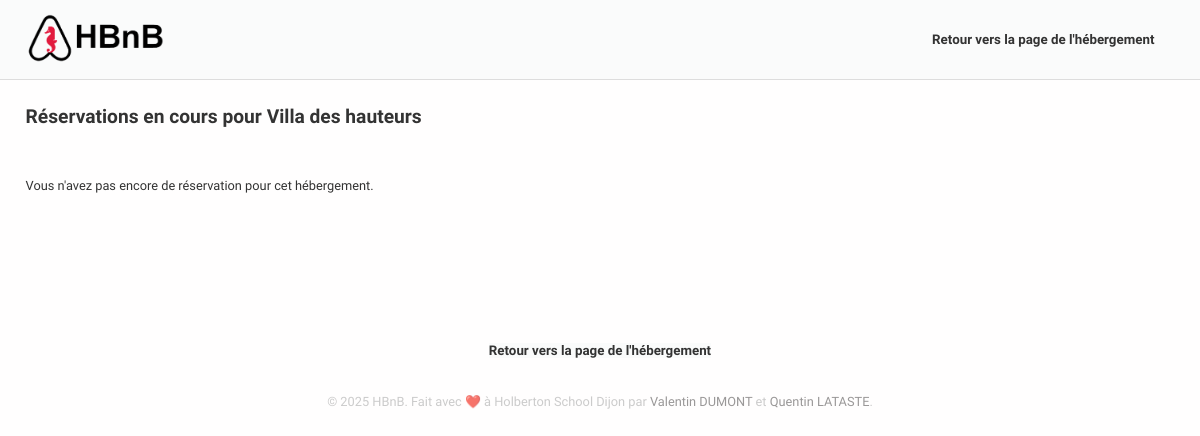
/place/bfac89c5-fa4a-4717-be18-107733cf80ce/bookings, run on an earlier commit of the app's database.
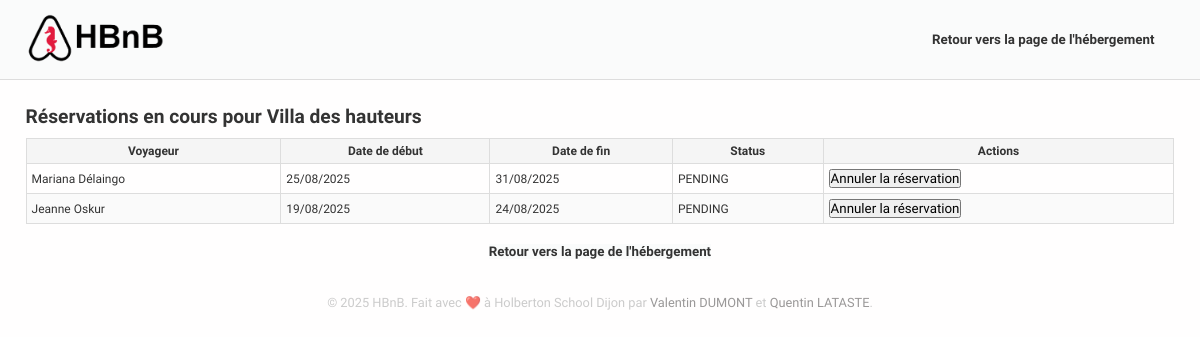
And on a later commit of the database.
### app/models/place.py (models this page shows, shortened)
class Place(db.Model):
    __tablename__ = 'place'
    id = db.Column(db.String, primary_key=True)
    title = db.Column(db.String(50), nullable=False)
    description = db.Column(db.String(1000), nullable=False)
    price = db.Column(db.Float, nullable=False)
    latitude = db.Column(db.Float, nullable=False)
    longitude = db.Column(db.Float, nullable=False)
    owner_id = db.Column(db.String, db.ForeignKey('user.id'), nullable=False)
    rating = db.Column(db.Float, nullable=True)
    created_at = db.Column(
        db.DateTime(timezone=True), default=lambda: datetime.now(timezone.utc),
        nullable=False)
    updated_at = db.Column(
        db.DateTime(timezone=True), default=lambda: datetime.now(timezone.utc),
        onupdate=datetime.now(timezone.utc)
        )
    photos_url = db.Column(db.JSON, default=list)
    amenities = db.relationship('Amenity', secondary=place_amenities,
                                back_populates='places')
    reviews = db.relationship("Review", back_populates='place_rel',
                              cascade='all, delete-orphan')
    bookings = db.relationship(Booking, back_populates='place_rel',
                               cascade='all, delete-orphan',
                               foreign_keys=[Booking.place])
    owner = db.relationship('User', back_populates='places')
    city_name = db.Column(db.String(128))
    __table_args__ = (
        CheckConstraint('price >= 0', name='check_price_positive'),
        CheckConstraint('rating >= 0 AND rating <= 5', name='check_rating'),
        CheckConstraint('latitude >= -90 AND latitude <= 90',
                        name='check_latitude'),
        CheckConstraint('longitude >= -180 AND longitude <= 180',
                        name='check_longitude')
    )

### app/models/booking.py (models this page shows, shortened)
class Booking(db.Model):
    __tablename__ = 'bookings'
    id = db.Column(db.String, primary_key=True)
    status = db.Column(
        db.String(20),
        default=BookingStatus.PENDING.value,
        nullable=False
        )
    place = db.Column(db.String, db.ForeignKey('place.id'), nullable=False)
    user = db.Column(db.String, db.ForeignKey('user.id'), nullable=False)
    start_date = db.Column(db.DateTime, nullable=False)
    end_date = db.Column(db.DateTime, nullable=False)
    created_at = db.Column(
        db.DateTime(timezone=True), default=lambda: datetime.now(timezone.utc), nullable=False
        )
    updated_at = db.Column(
        db.DateTime(timezone=True), default=lambda: datetime.now(timezone.utc),
        onupdate=datetime.now(timezone.utc)
        )
    place_rel = db.relationship(
        "Place",
        back_populates='bookings',
        foreign_keys=[place]
        )
    user_rel = db.relationship("User", back_populates='bookings')
    reviews = db.relationship('Review', back_populates='booking_rel')
    __table_args__ = (
        db.CheckConstraint(
            "status IN ('DONE', 'PENDING', 'CANCELLED')",
            name="check_booking_status"
        ),
    )

### app/models/user.py (models this page shows, shortened)
class User(db.Model):
    __tablename__ = 'user'
    id = db.Column(db.String, primary_key=True)
    first_name = db.Column(db.String(50), nullable=False)
    last_name = db.Column(db.String(50), nullable=False)
    email = db.Column(db.String(120), unique=True, nullable=False)
    hashed_password = db.Column(db.String(255), nullable=False)
    is_active = db.Column(db.Boolean, default=True)  # Allows disabling user
    is_admin = db.Column(db.Boolean, default=False)
    created_at = db.Column(
        db.DateTime(timezone=True), default=lambda: datetime.now(timezone.utc), nullable=False
        )
    updated_at = db.Column(
        db.DateTime(timezone=True), default=lambda: datetime.now(timezone.utc),
        onupdate=datetime.now(timezone.utc)
        )
    photo_url = db.Column(db.String(2048), nullable=True)
    places = db.relationship(Place, back_populates='owner',
                             cascade='all, delete-orphan')
    reviews = db.relationship(Review, back_populates='user',
                              cascade='all, delete-orphan')
    bookings = db.relationship(Booking, back_populates='user_rel',
                               cascade='all, delete-orphan')

### app/web/html_routes.py (the view)
@bp_web.route('/place/<place_id>/bookings')
def place_bookings(place_id):
    try:
        UUID(place_id)
    except ValueError:
        abort(400, description="Invalid UUID")
    try:
        verify_jwt_in_request()
        user_id = get_jwt_identity()
    except:
        user_id = None
    place = facade.get_place(place_id)
    if not place:
        abort(404, description="Place not found")
    current_user = None
    if user_id:
        current_user = facade.get_user(user_id)
    return render_template("place-all-bookings.html",
                           place=place,
                           bookings=place.bookings,
                           current_user=current_user)

### app/persistence/repository.py (called while the page is built)
    def get(self, obj_id):
        return self.model.query.get(str(obj_id))

### app/services/facade.py (called while the page is built)
    def get_place(self, place_id):
        return self.place_repo.get(place_id)

### templates/place-all-bookings.html (shortened to what this page needs)
<!DOCTYPE html>
<html lang="fr">
<head>
    <link rel="stylesheet" href="{{ url_for('static', filename='css/style.css') }}">
</head>
<body>
    <header class="header">
        <div class="header-logo">
            <a href="{{ url_for('web.index') }}">
                <img src = "{{ url_for('static', filename='images/logo.png') }}" alt="HBnB logo">
            </a>
        </div>
        <nav id="user-nav">
                <button class="back-btn" onclick="history.back()">Retour vers la page de l'hébergement</button>
        </nav>
    </header>
    <main>
        <div id="all-bookings-list">
            <h2>Réservations en cours pour {{ place.title }}</h2>
            {% set pending_bookings = bookings | selectattr("status", "equalto", "PENDING") | list %}
            {% if pending_bookings %}
                <table>
                <thead>
                    <tr>
                        <th>Voyageur</th>
                        <th>Date de début</th>
                        <th>Date de fin</th>
                        <th>Status</th>
                        <th>Actions</th>
                    </tr>
                </thead>
                <tbody>
                {% for booking in pending_bookings %}
                    <tr>
                    <td>{{ booking.user_rel.first_name }} {{ booking.user_rel.last_name }}</td>
                    <td>{{ booking.start_date.strftime("%d/%m/%Y") }}</td>
                    <td>{{ booking.end_date.strftime("%d/%m/%Y") }}</td>
                    <td>{{ booking.status }}</td>
                    <td>
                        <button class="cancel-booking-btn" data-id="{{ booking.id }}">Annuler la réservation</button>
                    </td>
                    </tr>
                {% endfor %}
            </tbody>
            </table>
            {% else %}
                <p>Vous n'avez pas encore de réservation pour cet hébergement.</p>
            {% endif %}
        </div>
        <div class="end-page-back">
        <button class="back-btn" onclick="history.back()">Retour vers la page de l'hébergement</button>
        </div>
    </main>
</body>
<footer>
    <div class="footer-content">
        <p>
            &copy; 2025 HBnB. Fait avec ❤️ à Holberton School Dijon par
            <a href="https://github.com/Proser-V">Valentin DUMONT</a> et <a href="https://github.com/loufi84">Quentin LATASTE</a>.
        </p>
    </div>
</footer>
</html>

### static/css/style.css (style rules this page uses)
* { box-sizing: border-box; margin: 0; padding: 0; font-family: "Cabin"; }
html { scroll-behavior: smooth; font-size: 80%; font-family: "Cabin" !important; }
:root { --color-primary: #fffefe; --color-header: #fafbfb; --text-color: #333; --light-text-color: #b9b9b9bc; --card-border-color : #ddd; --star-color: #b72121; --shadow-color: rgba(0,0,0,0.1); --overlay-color: rgba(0, 0, 0, 0.8); }
.header { display: flex; justify-content: space-between; background-color: var(--color-header); color: var(--text-color); align-items: center; padding: 1rem 2rem; border-bottom: 1px solid var(--card-border-color); z-index: 1000; width: 100%; box-sizing: border-box; margin: 0; }
.header-logo img { height: 50px; }
#user-nav { display: flex; align-items: center; gap: 10px; font-family: Arial, sans-serif; padding: 10px 20px; background-color: var(--color-header); }
.back-btn { text-decoration: none; font-weight: bold; color: var(--text-color); border: none; background-color: var(--color-header); cursor: pointer; }
.end-page-back { display: flex; justify-content: center; margin-top: 20px; }
body { background-color: var(--color-primary); color: var(--text-color); }
main { padding: 2rem; }
#all-bookings-list table { margin-top: 10px; width: 100%; border-collapse: collapse; text-align: left; font-size: 12px; color: var(--text-color); }
#all-bookings-list th, #all-bookings-list td { border: 1px solid var(--card-border-color); padding: 5px; }
#all-bookings-list th { text-align: center; }
#all-bookings-list thead { background-color: #f5f5f5; }
#all-bookings-list tbody tr:nth-child(even) { background-color: #fafafa; }
.footer-content { color: var(--light-text-color); text-align: center; padding: 10px; user-select: none; }
.footer-content a { text-decoration: inherit; color: #9a9898; }

What changed in the data, as far as the page shows it:
added Booking: user_rel.first_name "Mariana", user_rel.last_name "Délaingo", start_date "25/08/2025", end_date "31/08/2025", status "PENDING"
added Booking: user_rel.first_name "Jeanne", user_rel.last_name "Oskur", start_date "19/08/2025", end_date "24/08/2025", status "PENDING"
Also different on the page:
text no longer shown: "Vous n'avez pas encore de réservation pour cet hébergement."
text now shown: "Voyageur Date de début Date de fin Status Actions"
